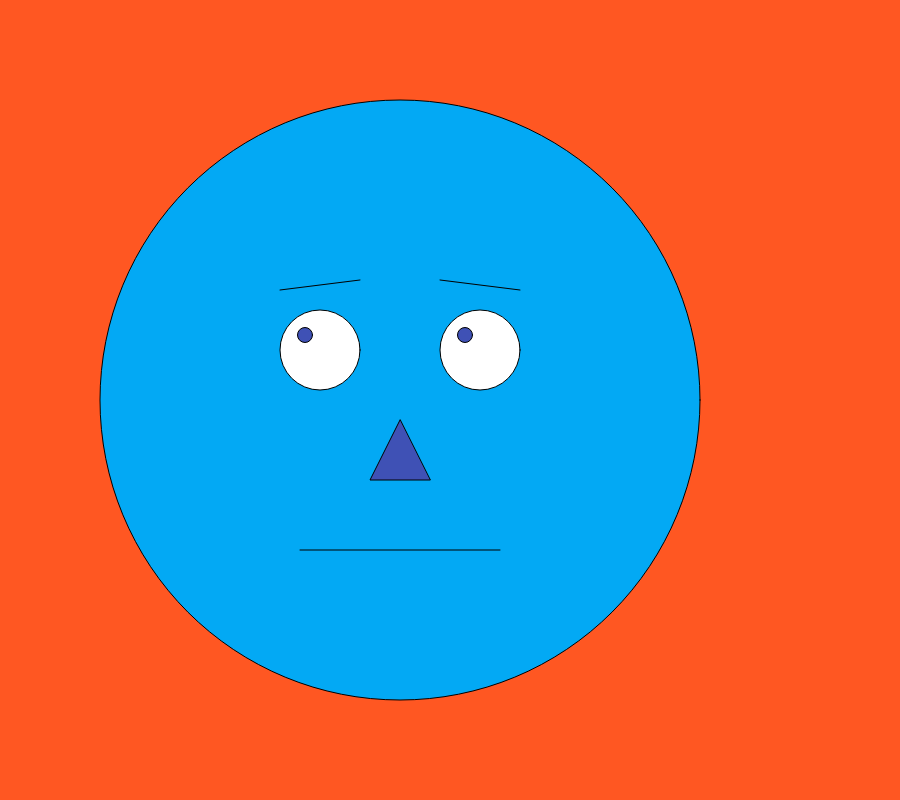
Frame 1 (no input)
Frame 60 (no input): identical to frame 1, image omitted
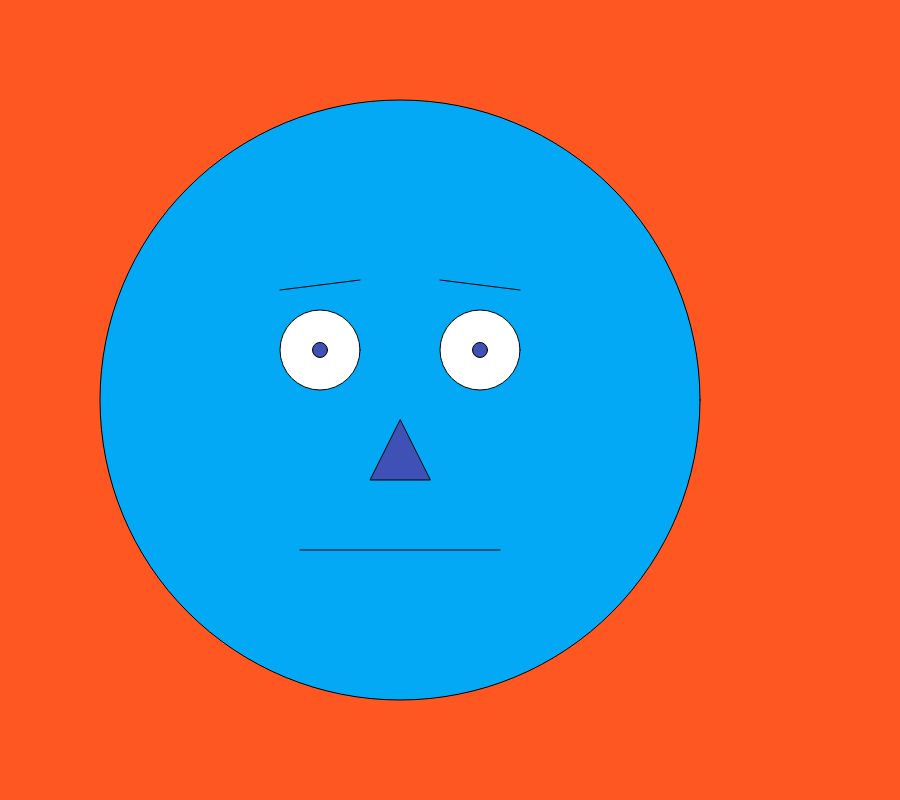
Frame 120 (the mouse pressed at the canvas centre since frame 60)

The p5.js sketch that drew these frames (run headless with seeded random() and noise() and a simulated clock; from frame 60 on, the mouse is pressed at the canvas centre):

// p5.js sketch
// ── sketch.js
 function setup() {
  createCanvas(900, 800);
}
let olhoX;
let olhoY;

function draw() {
  background("#FF5722");
  fill("#03A9F4");
  circle(400,400,600); // rosto
  fill("white");
  circle(320,350,80); // olho esquerdo
  circle(480, 350, 80); // olho direito
  line(300, 550, 500, 550); // boca
  fill("#3F51B5");
  triangle(400, 420, 370, 480, 430, 480); // nariz
  line(280, 290, 360, 280); // sobrancelha esquerda
  line(440, 280, 520, 290); // sobrancelha direita
  // circle(150,150,10); // pupila esquerda
  //circle(250,150,10); // pupila direita
 
  olhoX = map(mouseX, 0, width, -15, 15);
  olhoY = map(mouseY, 0, height, -15, 15);

  circle(320 + olhoX, 350 + olhoY, 15); // nova pupila esquerda
  circle(480 + olhoX, 350 + olhoY, 15); //nova pupila direita
  if (mouseIsPressed) {
    console.log(mouseX, mouseY);
  }
}
